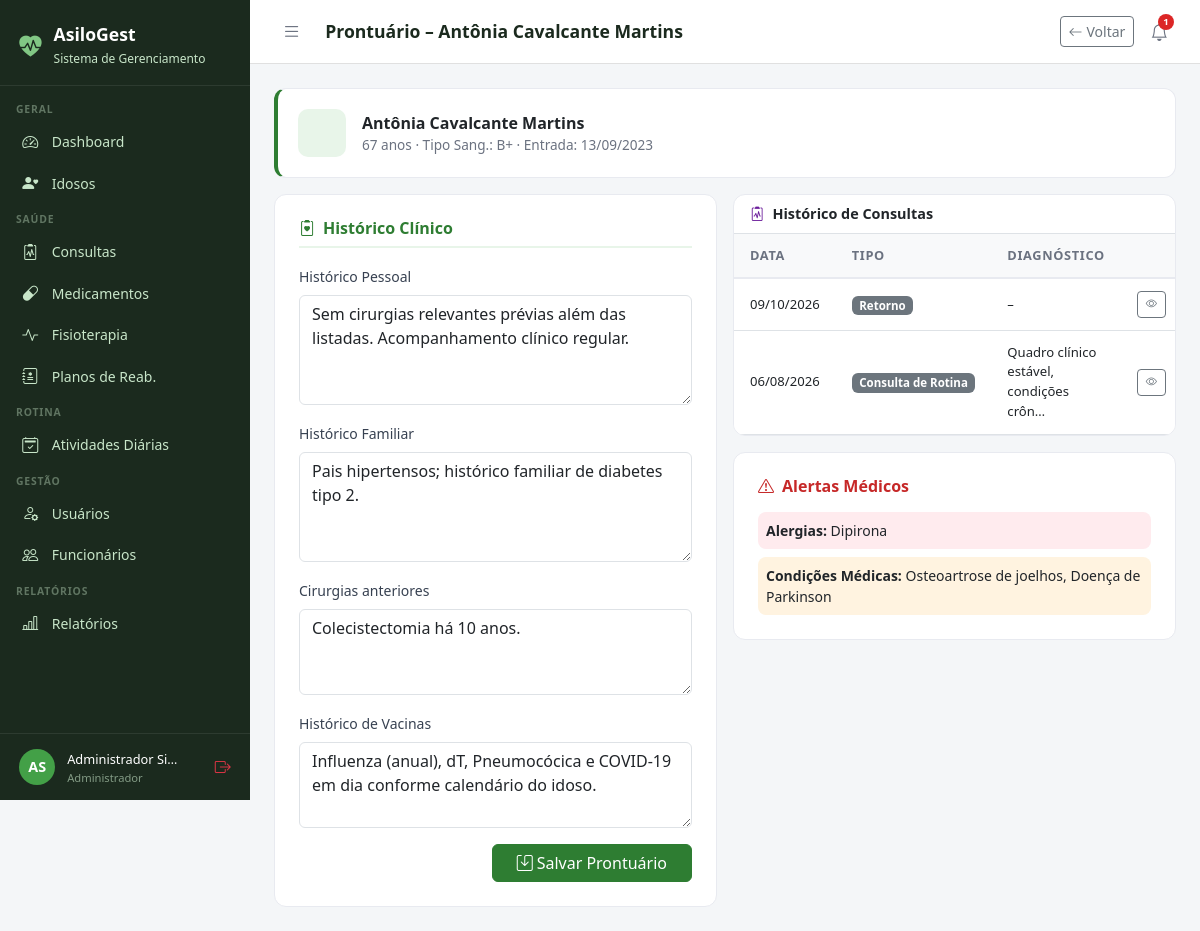
Screenshot of /consultas/prontuario/41/ (signed in) with the database file from the repository.
### core/models.py (models this page shows, shortened)
class Usuario(AbstractUser):
    PERFIL_CHOICES = [
        ('administrador', 'Administrador'),
        ('medico', 'Médico'),
        ('fisioterapeuta', 'Fisioterapeuta'),
        ('enfermeiro', 'Enfermeiro(a)'),
        ('recepcionista', 'Recepcionista'),
        ('familiar', 'Familiar do Idoso'),
    ]
    perfil = models.CharField(
        max_length=20, choices=PERFIL_CHOICES,
        default='recepcionista', verbose_name='Perfil de Acesso'
    )
    telefone = models.CharField(max_length=15, blank=True, verbose_name='Telefone')
    cpf = models.CharField(max_length=14, unique=True, null=True, blank=True, verbose_name='CPF')
    foto = models.ImageField(upload_to='usuarios/', blank=True, null=True, verbose_name='Foto')
    data_nascimento = models.DateField(null=True, blank=True, verbose_name='Data de Nascimento')
    especialidade = models.CharField(
        max_length=100, blank=True, verbose_name='Especialidade',
        help_text='Preencha para Médico ou Fisioterapeuta'
    )
    data_admissao = models.DateField(null=True, blank=True, verbose_name='Data de Admissão')
    primeiro_acesso = models.BooleanField(
        default=True, verbose_name='Primeiro Acesso',
        help_text='Usuário deve definir senha no primeiro login'
    )
    ativo = models.BooleanField(default=True, verbose_name='Ativo')
    criado_em = models.DateTimeField(auto_now_add=True)
    class Meta:
        verbose_name = 'Usuário'
        verbose_name_plural = 'Usuários'
        ordering = ['first_name', 'last_name']
    @property
    def is_administrador(self):
        return self.perfil == 'administrador' or self.is_superuser
    @property
    def is_fisioterapeuta(self):
        return self.perfil == 'fisioterapeuta'
    @property
    def is_familiar(self):
        return self.perfil == 'familiar'
    @property
    def pode_ver_saude(self):
        return (self.is_administrador or self.is_medico
                or self.is_fisioterapeuta or self.is_enfermeiro)
    @property
    def pode_cadastrar_usuarios(self):
        return self.is_administrador or self.is_recepcionista
    @property
    def pode_administrar(self):
        return self.is_administrador

### idosos/models.py (models this page shows, shortened)
class Idoso(models.Model):
    SEXO_CHOICES = [('M', 'Masculino'), ('F', 'Feminino')]
    TIPO_SANGUINEO = [('A+','A+'),('A-','A-'),('B+','B+'),('B-','B-'),('AB+','AB+'),('AB-','AB-'),('O+','O+'),('O-','O-')]
    STATUS_CHOICES = [('ativo','Ativo'),('inativo','Inativo'),('internado','Internado'),('falecido','Falecido')]
    nome = models.CharField(max_length=150, verbose_name='Nome Completo')
    data_nascimento = models.DateField(verbose_name='Data de Nascimento')
    sexo = models.CharField(max_length=1, choices=SEXO_CHOICES)
    cpf = models.CharField(max_length=14, unique=True, null=True, blank=True)
    rg = models.CharField(max_length=20, blank=True)
    tipo_sanguineo = models.CharField(max_length=3, choices=TIPO_SANGUINEO, blank=True)
    foto = models.ImageField(upload_to='idosos/', blank=True, null=True)
    status = models.CharField(max_length=10, choices=STATUS_CHOICES, default='ativo')
    endereco = models.CharField(max_length=200, blank=True)
    cidade = models.CharField(max_length=100, blank=True)
    estado = models.CharField(max_length=2, blank=True)
    cep = models.CharField(max_length=9, blank=True)
    alergias = models.TextField(blank=True, verbose_name='Alergias')
    condicoes_medicas = models.TextField(blank=True, verbose_name='Condições Médicas')
    observacoes = models.TextField(blank=True, verbose_name='Observações Gerais')
    data_entrada = models.DateField(verbose_name='Data de Entrada')
    numero_quarto = models.CharField(max_length=10, blank=True, verbose_name='Quarto')
    criado_em = models.DateTimeField(auto_now_add=True)
    atualizado_em = models.DateTimeField(auto_now=True)
    class Meta:
        verbose_name = 'Idoso'
        verbose_name_plural = 'Idosos'
        ordering = ['nome']
    @property
    def idade(self):
        from datetime import date
        hoje = date.today()
        return hoje.year - self.data_nascimento.year - (
            (hoje.month, hoje.day) < (self.data_nascimento.month, self.data_nascimento.day)
        )

### consultas/models.py (models this page shows, shortened)
class Prontuario(models.Model):
    idoso = models.OneToOneField(Idoso, on_delete=models.CASCADE, related_name='prontuario')
    historico_familiar = models.TextField(blank=True, verbose_name='Histórico Familiar')
    historico_pessoal = models.TextField(blank=True, verbose_name='Histórico Pessoal')
    cirurgias_anteriores = models.TextField(blank=True)
    vacinas = models.TextField(blank=True, verbose_name='Histórico de Vacinas')
    criado_em = models.DateTimeField(auto_now_add=True)
    atualizado_em = models.DateTimeField(auto_now=True)
    class Meta:
        verbose_name = 'Prontuário'
        verbose_name_plural = 'Prontuários'

class Consulta(models.Model):
    TIPO_CHOICES = [
        ('rotina', 'Consulta de Rotina'),
        ('urgencia', 'Urgência'),
        ('retorno', 'Retorno'),
        ('especialidade', 'Especialidade'),
        ('preventiva', 'Preventiva'),
    ]
    STATUS_CHOICES = [
        ('agendada', 'Agendada'),
        ('realizada', 'Realizada'),
        ('cancelada', 'Cancelada'),
        ('falta', 'Falta'),
    ]
    idoso = models.ForeignKey(Idoso, on_delete=models.CASCADE, related_name='consultas')
    medico = models.ForeignKey(Usuario, on_delete=models.SET_NULL, null=True, related_name='consultas_medico', limit_choices_to={'perfil': 'medico'})
    data_hora = models.DateTimeField(verbose_name='Data e Hora')
    tipo = models.CharField(max_length=15, choices=TIPO_CHOICES, default='rotina')
    status = models.CharField(max_length=10, choices=STATUS_CHOICES, default='agendada')
    queixa_principal = models.TextField(blank=True, verbose_name='Queixa Principal')
    anamnese = models.TextField(blank=True, verbose_name='Anamnese')
    exame_fisico = models.TextField(blank=True, verbose_name='Exame Físico')
    diagnostico = models.TextField(blank=True, verbose_name='Diagnóstico')
    prescricao = models.TextField(blank=True, verbose_name='Prescrição / Conduta')
    retorno_em = models.DateField(null=True, blank=True, verbose_name='Retorno Previsto')
    observacoes = models.TextField(blank=True)
    criado_em = models.DateTimeField(auto_now_add=True)
    atualizado_em = models.DateTimeField(auto_now=True)
    class Meta:
        verbose_name = 'Consulta'
        verbose_name_plural = 'Consultas'
        ordering = ['-data_hora']

### consultas/views.py (the view, shortened to what this page needs)
# urls.py: path('prontuario/<int:idoso_pk>/', views.prontuario, name='prontuario'),
@login_required
def prontuario(request, idoso_pk):
    from idosos.models import Idoso, FamiliarVinculo
    idoso = get_object_or_404(Idoso, pk=idoso_pk)
    user = request.user
    if not user.pode_ver_saude:
        messages.error(request, 'Acesso negado.')
        return redirect('dashboard')
    prontuario_obj, _ = Prontuario.objects.get_or_create(idoso=idoso)
    pode_editar = user.is_administrador or user.is_medico or user.is_enfermeiro
    if request.method == 'POST' and pode_editar:
        form = ProntuarioForm(request.POST, instance=prontuario_obj)
        if form.is_valid():
            form.save()
            messages.success(request, 'Prontuário atualizado!')
            return redirect('consultas:prontuario', idoso_pk=idoso_pk)
    else:
        form = ProntuarioForm(instance=prontuario_obj)
    consultas = idoso.consultas.select_related('medico').order_by('-data_hora')
    return render(request, 'consultas/prontuario.html', {
        'idoso': idoso, 'prontuario': prontuario_obj, 'form': form,
        'consultas': consultas, 'somente_leitura': not pode_editar
    })

### templates/consultas/prontuario.html (shortened to what this page needs)
{% extends 'base.html' %}
{% block page_title %}Prontuário – {{ idoso.nome }}{% endblock %}
{% block topbar_actions %}
<a href="{% url 'idosos:detalhe' idoso.pk %}" class="btn btn-sm btn-outline-secondary"><i class="bi bi-arrow-left me-1"></i>Voltar</a>
{% endblock %}
{% block content %}
<div class="row g-3">
  <div class="col-12">
    <div class="stat-card" style="border-left:4px solid #2E7D32;">
      <div class="d-flex align-items-center gap-3">
        <div class="stat-icon" style="background:#E8F5E9;color:#2E7D32;"></div>
        <div>
          <div style="font-weight:700;font-size:1rem;">{{ idoso.nome }}</div>
          <div style="font-size:.85rem;color:#6B7280;">{{ idoso.idade }} anos · Tipo Sang.: {{ idoso.tipo_sanguineo|default:"–" }} · Entrada: {{ idoso.data_entrada|date:"d/m/Y" }}</div>
        </div>
      </div>
    </div>
  </div>
  <div class="col-12 col-lg-6">
    <div class="form-card h-100">
      <h6 style="font-weight:600;color:#2E7D32;border-bottom:2px solid #E8F5E9;padding-bottom:.5rem;margin-bottom:1rem;">
        <i class="bi bi-clipboard2-heart me-2"></i>Histórico Clínico
      </h6>
      {% if not somente_leitura %}
      <form method="post">
        <div class="mb-3">
          <label class="form-label">{{ form.historico_pessoal.label }}</label>
          {{ form.historico_pessoal }}
        </div>
        <div class="mb-3">
          <label class="form-label">{{ form.historico_familiar.label }}</label>
          {{ form.historico_familiar }}
        </div>
        <div class="mb-3">
          <label class="form-label">{{ form.cirurgias_anteriores.label }}</label>
          {{ form.cirurgias_anteriores }}
        </div>
        <div class="mb-3">
          <label class="form-label">{{ form.vacinas.label }}</label>
          {{ form.vacinas }}
        </div>
        <div class="d-flex justify-content-end">
          <button type="submit" class="btn btn-primary px-4"><i class="bi bi-save me-1"></i>Salvar Prontuário</button>
        </div>
      </form>
      {% endif %}
    </div>
  </div>
  <div class="col-12 col-lg-6">
    <div class="table-card">
      <div class="px-3 py-2 border-bottom" style="font-weight:600;font-size:.9rem;">
        <i class="bi bi-clipboard2-pulse me-2" style="color:#6A1B9A;"></i>Histórico de Consultas
      </div>
      <table class="table table-hover mb-0">
        <thead><tr><th>Data</th><th>Tipo</th><th>Diagnóstico</th><th></th></tr></thead>
        <tbody>
          {% for c in consultas %}
          <tr>
            <td style="font-size:.82rem;">{{ c.data_hora|date:"d/m/Y" }}</td>
            <td><span class="badge bg-secondary" style="font-size:.72rem;">{{ c.get_tipo_display }}</span></td>
            <td style="font-size:.82rem;">{{ c.diagnostico|truncatechars:40|default:"–" }}</td>
            <td><a href="{% url 'consultas:detalhe' c.pk %}" class="btn btn-sm btn-outline-secondary" style="font-size:.7rem;"><i class="bi bi-eye"></i></a></td>
          </tr>
          {% empty %}
          <tr><td colspan="4" class="text-center text-muted py-3" style="font-size:.85rem;">Sem consultas registradas.</td></tr>
          {% endfor %}
        </tbody>
      </table>
    </div>
    {% if idoso.alergias or idoso.condicoes_medicas %}
    <div class="form-card mt-3">
      <h6 style="font-weight:600;color:#C62828;margin-bottom:1rem;"><i class="bi bi-exclamation-triangle me-2"></i>Alertas Médicos</h6>
      {% if idoso.alergias %}
      <div class="p-2 mb-2" style="background:#FFEBEE;border-radius:8px;font-size:.875rem;">
        <strong>Alergias:</strong> {{ idoso.alergias }}
      </div>
      {% endif %}
      {% if idoso.condicoes_medicas %}
      <div class="p-2" style="background:#FFF3E0;border-radius:8px;font-size:.875rem;">
        <strong>Condições Médicas:</strong> {{ idoso.condicoes_medicas }}
      </div>
      {% endif %}
    </div>
    {% endif %}
  </div>
</div>
{% endblock %}

### templates/base.html (shortened to what this page needs)
<!DOCTYPE html>
<html lang="pt-br">
<head>
  <link href="https://cdn.jsdelivr.net/npm/bootstrap@5.3.0/dist/css/bootstrap.min.css" rel="stylesheet">
  <link href="https://cdn.jsdelivr.net/npm/bootstrap-icons@1.11.0/font/bootstrap-icons.css" rel="stylesheet">
</head>
<body>
{% if user.is_authenticated %}
<div id="sidebar">
  <div class="sidebar-brand">
    <i class="bi bi-heart-pulse-fill" style="color:#81C784;font-size:1.4rem;"></i>
    <div>
      <h5 style="margin:0;">AsiloGest</h5>
      <small>Sistema de Gerenciamento</small>
    </div>
  </div>
  <nav class="sidebar-nav">
    <div class="nav-section">Geral</div>
    <a href="{% url 'dashboard' %}" class="sidebar-link {% if request.resolver_match.url_name == 'dashboard' %}active{% endif %}">
      <i class="bi bi-speedometer2"></i> Dashboard
    </a>
    <a href="{% url 'idosos:lista' %}" class="sidebar-link">
      <i class="bi bi-person-heart"></i>
      {% if user.is_familiar %}Meus Familiares{% else %}Idosos{% endif %}
    </a>
    {% if user.pode_ver_saude or user.is_familiar %}
    <div class="nav-section">Saúde</div>
    <a href="{% url 'consultas:lista' %}" class="sidebar-link">
      <i class="bi bi-clipboard2-pulse"></i> Consultas
    </a>
    <a href="{% url 'medicamentos:lista' %}" class="sidebar-link">
      <i class="bi bi-capsule"></i> Medicamentos
    </a>
    <a href="{% url 'fisioterapia:lista' %}" class="sidebar-link">
      <i class="bi bi-activity"></i> Fisioterapia
    </a>
    {% if user.pode_ver_saude and not user.is_familiar %}
    <a href="{% url 'fisioterapia:planos_lista' %}" class="sidebar-link">
      <i class="bi bi-journal-medical"></i> Planos de Reab.
    </a>
    {% endif %}
    {% endif %}
    <div class="nav-section">Rotina</div>
    <a href="{% url 'atividades:lista' %}" class="sidebar-link">
      <i class="bi bi-calendar2-check"></i> Atividades Diárias
    </a>
    {% if user.pode_cadastrar_usuarios %}
    <div class="nav-section">Gestão</div>
    <a href="{% url 'usuarios_lista' %}" class="sidebar-link">
      <i class="bi bi-person-gear"></i> Usuários
    </a>
    {% endif %}
    {% if user.pode_administrar %}
    <a href="{% url 'funcionarios:lista' %}" class="sidebar-link">
      <i class="bi bi-people"></i> Funcionários
    </a>
    {% endif %}
    {% if user.pode_ver_saude or user.pode_administrar %}
    <div class="nav-section">Relatórios</div>
    <a href="{% url 'relatorios:lista' %}" class="sidebar-link">
      <i class="bi bi-bar-chart-line"></i> Relatórios
    </a>
    {% endif %}
  </nav>
  <div class="sidebar-user">
    <div class="avatar">{{ user.first_name|first|upper }}{{ user.last_name|first|upper }}</div>
    <div class="info" style="min-width:0;flex:1;">
      <span>{{ user.get_full_name|truncatechars:18 }}</span>
      <small>{{ user.get_perfil_display }}</small>
    </div>
    <a href="{% url 'logout' %}" class="text-danger" title="Sair" style="flex-shrink:0;">
      <i class="bi bi-box-arrow-right"></i>
    </a>
  </div>
</div>
<div id="main">
  <div class="topbar">
    <div class="topbar-left">
      <button class="btn-toggle-sidebar" onclick="toggleSidebar()" title="Menu">
        <i class="bi bi-list"></i>
      </button>
      <h4>{% block page_title %}{% endblock %}</h4>
    </div>
    <div class="d-flex align-items-center gap-2">
      {% block topbar_actions %}{% endblock %}
      <div style="position:relative;">
        <button class="notif-btn" id="notifBtn" onclick="toggleNotif()" title="Notificações">
          <i class="bi bi-bell"></i>
          {% if notif_count %}
          <span class="notif-badge">{{ notif_count }}</span>
          {% endif %}
        </button>
      </div>
    </div>
  </div>
  <div class="content">
    {% block content %}{% endblock %}
  </div>
</div>
{% else %}
{% block full_content %}{% endblock %}
{% endif %}
</body>
</html>

### rows the page displays
Usuario: first_name|first "A", last_name|first "S", get_full_name "Administrador Si…", perfil "Administrador"
Idoso: nome "Antônia Cavalcante Martins", idade "67", tipo_sanguineo "B+", data_entrada "13/09/2023", alergias "Dipirona", condicoes_medicas "Osteoartrose de joelhos, Doença de Parkinson"
Prontuario: historico_pessoal "Sem cirurgias relevantes prévias além das listadas. Acompanhamento clínico regular.", historico_familiar "Pais hipertensos; histórico familiar de diabetes tipo 2.", cirurgias_anteriores "Colecistectomia há 10 anos.", vacinas "Influenza (anual), dT, Pneumocócica e COVID-19 em dia conforme calendário do idoso."
Consulta: data_hora "09/10/2026", tipo "Retorno", diagnostico "–"
Consulta: data_hora "06/08/2026", tipo "Consulta de Rotina", diagnostico "Quadro clínico estável, condições crôn…"

### other values shown
{{ notif_count }} "1"
